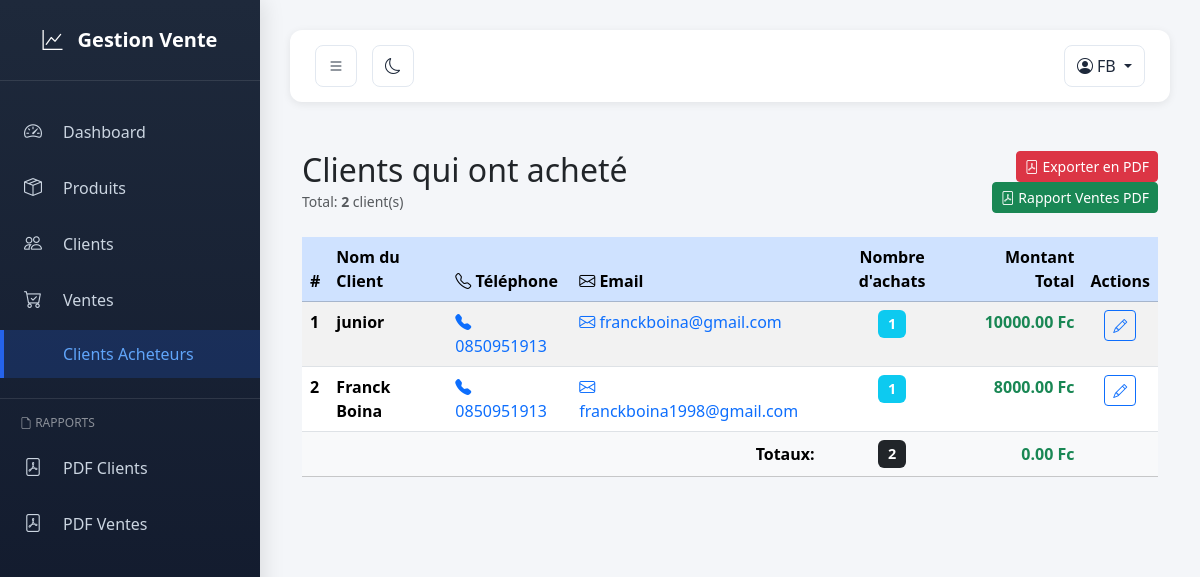
Page /clients-achetes/ (signed in) on the earlier database version.
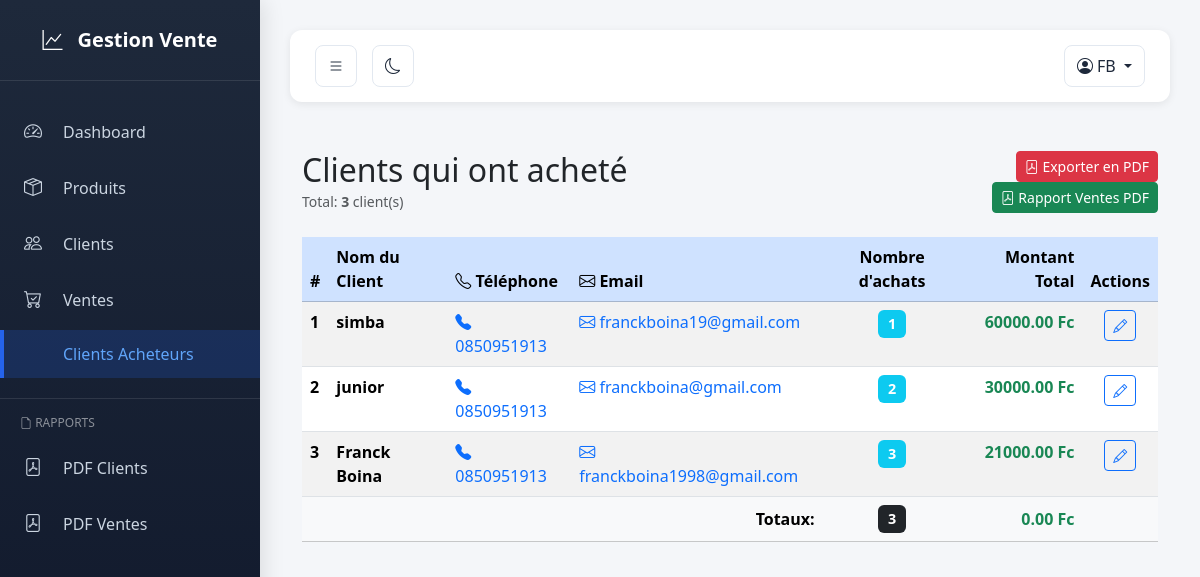
Same page on the later database version.
### vente/models.py (models this page shows, shortened)
class Client(models.Model):
    nom = models.CharField(max_length=150)
    email = models.EmailField(blank=True)
    telephone = models.CharField(max_length=30, blank=True)
    adresse = models.TextField(blank=True)

### vente/views.py (the view)
# urls.py: path('clients-achetes/', views.clients_ayant_achete, name='clients_achetes'),
@login_required
def clients_ayant_achete(request):
    clients_avec_achats = Client.objects.filter(
        vente__isnull=False
    ).distinct().annotate(
        nombre_achats=Count('vente'),
        montant_total=Sum('vente__total')
    ).order_by('-montant_total')
    context = {
        'clients': clients_avec_achats,
        'total_clients': clients_avec_achats.count(),
    }
    return render(request, 'vente/clients_achetes.html', context)

### vente/templates/vente/clients_achetes.html (shortened to what the changed rows need)
{% extends 'vente/base.html' %}
{% block content %}
<div class="container-fluid py-4">
    <div class="row mb-4">
        <div class="col-md-8">
            <h2 class="mb-0">
                 Clients qui ont acheté
            </h2>
            <small class="text-muted">Total: <strong>{{ total_clients }}</strong> client(s)</small>
        </div>
    </div>
    {% if clients %}
    <div class="table-responsive">
        <table class="table table-hover table-striped">
            <thead class="table-primary">
                <tr>
                    <th>#</th>
                    <th>Nom du Client</th>
                    <th><i class="bi bi-telephone"></i> Téléphone</th>
                    <th><i class="bi bi-envelope"></i> Email</th>
                    <th class="text-center">Nombre d'achats</th>
                    <th class="text-end">Montant Total</th>
                    <th class="text-center">Actions</th>
                </tr>
            </thead>
            <tbody>
                {% for client in clients %}
                <tr>
                    <td><strong>{{ forloop.counter }}</strong></td>
                    <td>
                        <strong>{{ client.nom }}</strong>
                    </td>
                    <td>
                        {% if client.telephone %}
                            <a href="tel:{{ client.telephone }}" class="text-decoration-none">
                                <i class="bi bi-telephone-fill"></i> {{ client.telephone }}
                            </a>
                        {% else %}
                            <span class="text-muted">-</span>
                        {% endif %}
                    </td>
                    <td>
                        {% if client.email %}
                            <a href="mailto:{{ client.email }}" class="text-decoration-none">
                                <i class="bi bi-envelope"></i> {{ client.email }}
                            </a>
                        {% else %}
                            <span class="text-muted">-</span>
                        {% endif %}
                    </td>
                    <td class="text-center">
                        <span class="badge bg-info">{{ client.nombre_achats }}</span>
                    </td>
                    <td class="text-end">
                        <strong class="text-success">{{ client.montant_total|floatformat:2 }} Fc</strong>
                    </td>
                    <td class="text-center">
                        <a href="{% url 'vente:modifier_client' client.pk %}" class="btn btn-sm btn-outline-primary">
                            <i class="bi bi-pencil"></i>
                        </a>
                    </td>
                </tr>
                {% endfor %}
            </tbody>
            <tfoot class="table-light">
                <tr>
                    <th colspan="4" class="text-end">Totaux:</th>
                    <th class="text-center">
                        <span class="badge bg-dark">
                            {{ clients|length }}
                        </span>
                    </th>
                    <th class="text-end">
                        <strong class="text-success">
                            {% with total_amount=0 %}
                                {{ total_amount|floatformat:2 }} Fc
                            {% endwith %}
                        </strong>
                    </th>
                    <th></th>
                </tr>
            </tfoot>
        </table>
    </div>
    {% else %}
    <div class="alert alert-info text-center py-5">
        <i class="bi bi-info-circle" style="font-size: 2rem;"></i>
        <p class="mt-3">Aucun client n'a effectué d'achat pour le moment.</p>
    </div>
    {% endif %}
</div>
{% endblock %}

Differences in the rows shown:
added Client: nom "simba", telephone "0850951913", email "franckboina19@gmail.com", nombre_achats "1", montant_total "60000.00"
computed for Client "junior": nombre_achats "1" → "2"; montant_total "10000.00" → "30000.00"
computed for Client "Franck Boina": nombre_achats "1" → "3"; montant_total "8000.00" → "21000.00"
Other differences:
{{ total_clients }}: "2" → "3"
{{ clients|length }}: "2" → "3"
